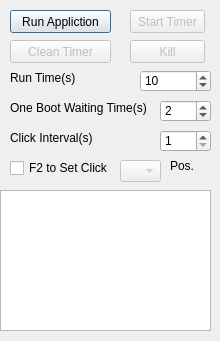
<?xml version="1.0" encoding="UTF-8"?>
<ui version="4.0">
 <class>Dialog</class>
 <widget class="QDialog" name="Dialog">
  <property name="geometry">
   <rect>
    <x>0</x>
    <y>0</y>
    <width>220</width>
    <height>341</height>
   </rect>
  </property>
  <property name="windowTitle">
   <string>Dialog</string>
  </property>
  <widget class="QPushButton" name="Button_SetApp">
   <property name="geometry">
    <rect>
     <x>10</x>
     <y>10</y>
     <width>101</width>
     <height>23</height>
    </rect>
   </property>
   <property name="text">
    <string>Run Appliction</string>
   </property>
  </widget>
  <widget class="QLabel" name="label">
   <property name="geometry">
    <rect>
     <x>10</x>
     <y>70</y>
     <width>71</width>
     <height>16</height>
    </rect>
   </property>
   <property name="text">
    <string>Run Time(s)</string>
   </property>
  </widget>
  <widget class="QSpinBox" name="SpinBox_RunTime">
   <property name="geometry">
    <rect>
     <x>140</x>
     <y>70</y>
     <width>71</width>
     <height>22</height>
    </rect>
   </property>
   <property name="minimum">
    <number>1</number>
   </property>
   <property name="maximum">
    <number>604800</number>
   </property>
   <property name="singleStep">
    <number>1</number>
   </property>
   <property name="value">
    <number>10</number>
   </property>
  </widget>
  <widget class="QSpinBox" name="SpinBox_Waiting">
   <property name="geometry">
    <rect>
     <x>160</x>
     <y>100</y>
     <width>51</width>
     <height>22</height>
    </rect>
   </property>
   <property name="minimum">
    <number>1</number>
   </property>
   <property name="maximum">
    <number>30</number>
   </property>
   <property name="singleStep">
    <number>1</number>
   </property>
   <property name="value">
    <number>2</number>
   </property>
  </widget>
  <widget class="QLabel" name="label_2">
   <property name="geometry">
    <rect>
     <x>10</x>
     <y>100</y>
     <width>151</width>
     <height>16</height>
    </rect>
   </property>
   <property name="text">
    <string>One Boot Waiting Time(s)</string>
   </property>
  </widget>
  <widget class="QLabel" name="label_3">
   <property name="geometry">
    <rect>
     <x>10</x>
     <y>130</y>
     <width>121</width>
     <height>16</height>
    </rect>
   </property>
   <property name="text">
    <string>Click Interval(s)</string>
   </property>
  </widget>
  <widget class="QSpinBox" name="SpinBox_ClickInterval">
   <property name="geometry">
    <rect>
     <x>160</x>
     <y>130</y>
     <width>51</width>
     <height>22</height>
    </rect>
   </property>
   <property name="minimum">
    <number>1</number>
   </property>
   <property name="maximum">
    <number>10</number>
   </property>
   <property name="singleStep">
    <number>1</number>
   </property>
   <property name="value">
    <number>1</number>
   </property>
  </widget>
  <widget class="QPushButton" name="Button_StartTimer">
   <property name="enabled">
    <bool>false</bool>
   </property>
   <property name="geometry">
    <rect>
     <x>130</x>
     <y>10</y>
     <width>75</width>
     <height>23</height>
    </rect>
   </property>
   <property name="text">
    <string>Start Timer</string>
   </property>
  </widget>
  <widget class="QPushButton" name="Button_Kill">
   <property name="enabled">
    <bool>false</bool>
   </property>
   <property name="geometry">
    <rect>
     <x>130</x>
     <y>40</y>
     <width>75</width>
     <height>23</height>
    </rect>
   </property>
   <property name="text">
    <string>Kill</string>
   </property>
  </widget>
  <widget class="QPushButton" name="Button_CleanTimer">
   <property name="enabled">
    <bool>false</bool>
   </property>
   <property name="geometry">
    <rect>
     <x>10</x>
     <y>40</y>
     <width>101</width>
     <height>23</height>
    </rect>
   </property>
   <property name="text">
    <string>Clean Timer</string>
   </property>
  </widget>
  <widget class="QCheckBox" name="CheckBox_SetPos">
   <property name="geometry">
    <rect>
     <x>10</x>
     <y>160</y>
     <width>111</width>
     <height>16</height>
    </rect>
   </property>
   <property name="text">
    <string>F2 to Set Click</string>
   </property>
  </widget>
  <widget class="QComboBox" name="ComboBox_ClickNo">
   <property name="enabled">
    <bool>false</bool>
   </property>
   <property name="geometry">
    <rect>
     <x>120</x>
     <y>160</y>
     <width>41</width>
     <height>22</height>
    </rect>
   </property>
  </widget>
  <widget class="QLabel" name="label_4">
   <property name="geometry">
    <rect>
     <x>170</x>
     <y>160</y>
     <width>54</width>
     <height>12</height>
    </rect>
   </property>
   <property name="text">
    <string>Pos.</string>
   </property>
  </widget>
  <widget class="QPlainTextEdit" name="TextEdit_Info">
   <property name="enabled">
    <bool>true</bool>
   </property>
   <property name="geometry">
    <rect>
     <x>0</x>
     <y>190</y>
     <width>211</width>
     <height>141</height>
    </rect>
   </property>
   <property name="readOnly">
    <bool>true</bool>
   </property>
  </widget>
 </widget>
 <layoutdefault spacing="6" margin="11"/>
 <resources/>
 <connections/>
</ui>
